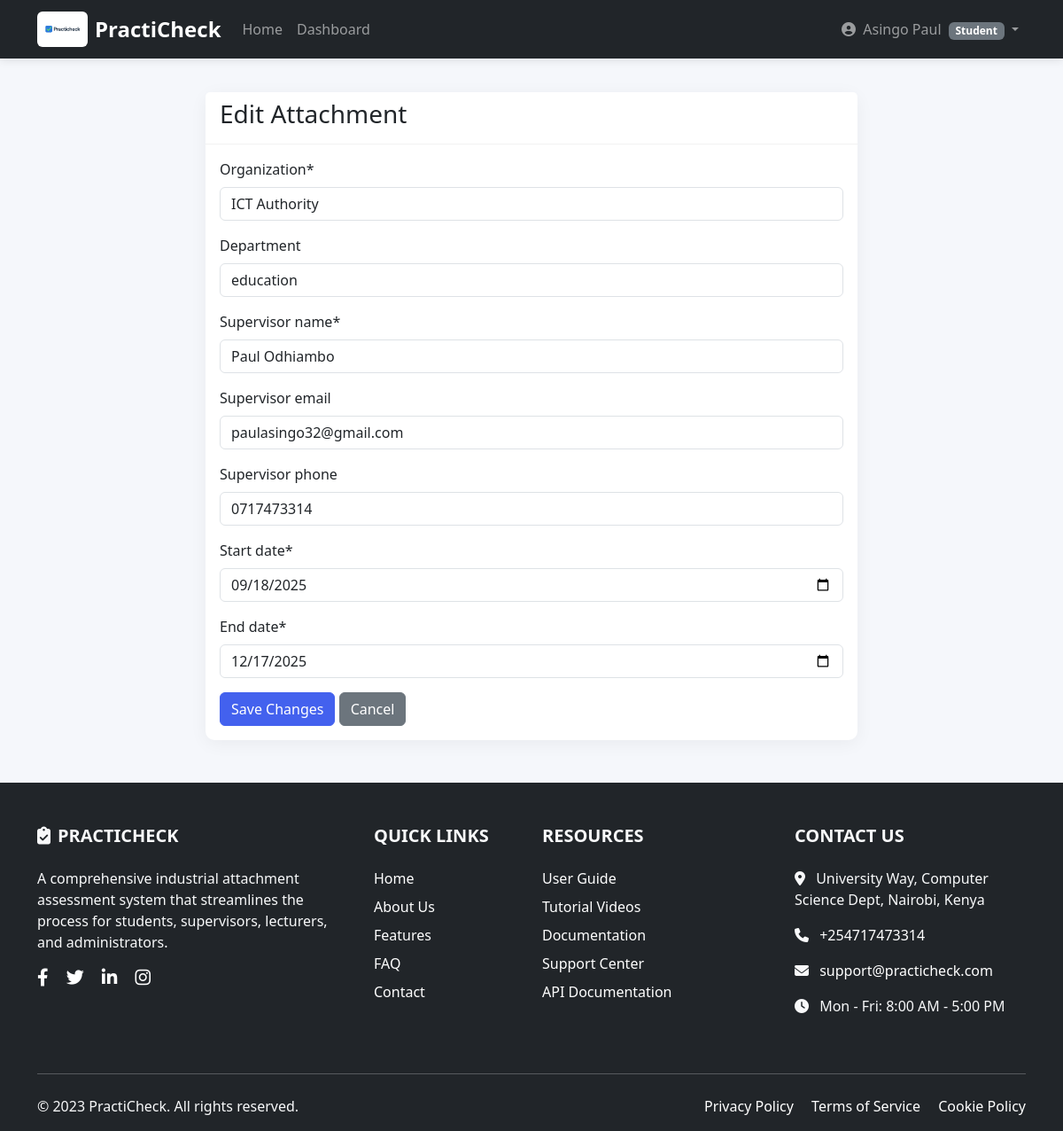
Page /attachments/edit/1/ (signed in) on the committed database.
### accounts/models.py (models this page shows, shortened)
class CustomUser(AbstractUser):
    username = None  # Remove default username
    USER_TYPE_CHOICES = (
        (1, "Student"),
        (2, "Supervisor"),
        (3, "Lecturer"),
        (4, "Admin"),
    )
    user_type = models.PositiveSmallIntegerField(choices=USER_TYPE_CHOICES, default=1)
    email = models.EmailField(unique=True, null=True, blank=True)
    USERNAME_FIELD = 'email'
    REQUIRED_FIELDS = []

### attachments/models.py (models this page shows, shortened)
class Attachment(models.Model):
    student = models.ForeignKey(User, on_delete=models.CASCADE, related_name='attachments')
    industry = models.ForeignKey(Industry, on_delete=models.SET_NULL, null=True, blank=True)
    organization = models.CharField(max_length=200)
    department = models.CharField(max_length=100, blank=True)
    supervisor_name = models.CharField(max_length=100)
    supervisor_email = models.EmailField(blank=True)  # Make it optional temporarily
    supervisor_phone = models.CharField(max_length=15, blank=True)
    start_date = models.DateField()
    end_date = models.DateField()
    report = models.FileField(upload_to="reports/", blank=True, null=True)
    status = models.CharField(max_length=20, choices=(
        ('pending', 'Pending Approval'),
        ('approved', 'Approved'),
        ('ongoing', 'Ongoing'),
        ('completed', 'Completed'),
        ('cancelled', 'Cancelled'),
    ), default='pending')
    created_at = models.DateTimeField(auto_now_add=True)
    updated_at = models.DateTimeField(auto_now=True)
    class Meta:
        constraints = [
            models.UniqueConstraint(fields=['student'], name='unique_student_attachment')
        ]

### attachments/views.py (the view)
# urls.py: path('edit/<int:attachment_id>/', views.edit_attachment, name='edit_attachment'),
@login_required
def edit_attachment(request, attachment_id):
    attachment = get_object_or_404(Attachment, id=attachment_id, student=request.user)
    if attachment.status not in ['pending', 'approved']:
        messages.error(request, 'You can only edit pending or approved attachments.')
        return redirect('attachments:dashboard')
    if request.method == 'POST':
        form = AttachmentForm(request.POST, instance=attachment)
        if form.is_valid():
            form.save()
            messages.success(request, 'Attachment updated successfully!')
            return redirect('attachments:dashboard')
    else:
        form = AttachmentForm(instance=attachment)
    return render(request, 'attachments/edit_attachment.html', {'form': form, 'attachment': attachment})

### attachments/forms.py (shortened to what this page needs)
class AttachmentForm(forms.ModelForm):
    class Meta:
        model = Attachment
        fields = ['organization', 'department', 'supervisor_name', 'supervisor_email',
                 'supervisor_phone', 'start_date', 'end_date']
        widgets = {
            'start_date': forms.DateInput(attrs={'type': 'date', 'class': 'form-control'}),
            'end_date': forms.DateInput(attrs={'type': 'date', 'class': 'form-control'}),
            'organization': forms.TextInput(attrs={'class': 'form-control', 'placeholder': 'Company/Organization name'}),
            'department': forms.TextInput(attrs={'class': 'form-control', 'placeholder': 'Department/Section'}),
            'supervisor_name': forms.TextInput(attrs={'class': 'form-control', 'placeholder': 'Full name'}),
            'supervisor_email': forms.EmailInput(attrs={'class': 'form-control', 'placeholder': 'email@example.com'}),
            'supervisor_phone': forms.TextInput(attrs={'class': 'form-control', 'placeholder': 'Phone number'}),
        }

### accounts/context_processors.py (called while the page is built)
def user_type(request):
    return {
        'user_type': request.user.user_type if request.user.is_authenticated else None,
        'user_type_display': request.user.get_user_type_display() if request.user.is_authenticated else None,
    }

### attachments/templates/attachments/edit_attachment.html (shortened to what this page needs)
{% extends 'base.html' %}
{% load crispy_forms_tags %}
{% block content %}
<div class="container mt-4">
    <div class="row">
        <div class="col-md-8 offset-md-2">
            <div class="card">
                <div class="card-header">
                    <h3>Edit Attachment</h3>
                </div>
                <div class="card-body">
                    <form method="post" enctype="multipart/form-data">
                        {{ form|crispy }}
                        <div class="form-group mt-3">
                            <button type="submit" class="btn btn-primary">Save Changes</button>
                            <a href="{% url 'attachments:attachment_detail' attachment.id %}" class="btn btn-secondary">Cancel</a>
                        </div>
                    </form>
                </div>
            </div>
        </div>
    </div>
</div>
{% endblock %}

### templates/header.html (shortened to what this page needs)
{% load static %}
<header>
    <nav class="navbar navbar-expand-lg navbar-dark bg-dark fixed-top">
        <div class="container">
            <a class="navbar-brand d-flex align-items-center" href="{% url 'home' %}">
                <img src="{% static 'images/practicheck.png' %}"
                     alt="PractiCheck Logo"
                     style="height: 40px; width: auto;"
                     class="me-2">
                <span class="fw-bold text-white fs-4">PractiCheck</span>
            </a>
            <div class="collapse navbar-collapse" id="navbarNav">
                <ul class="navbar-nav me-auto">
                    <li class="nav-item">
                        <a class="nav-link" href="{% url 'home' %}">Home</a>
                    </li>
                    {% if user.is_authenticated %}
                    <li class="nav-item">
                        {% if user.user_type == 1 %}
                            <a class="nav-link" href="{% url 'attachments:dashboard' %}">Dashboard</a>
                        {% elif user.user_type == 2 %}
                            <a class="nav-link" href="{% url 'evaluations:supervisor_dashboard' %}">Dashboard</a>
                        {% elif user.user_type == 3 %}
                            <a class="nav-link" href="{% url 'evaluations:lecturer_dashboard' %}">Dashboard</a>
                        {% endif %}
                    </li>
                    {% endif %}
                </ul>
                <ul class="navbar-nav">
                    {% if user.is_authenticated %}
                    <li class="nav-item dropdown">
                        <a class="nav-link dropdown-toggle" href="#" role="button" data-bs-toggle="dropdown">
                            <i class="fas fa-user-circle me-1"></i>
                            {{ user.get_full_name|default:"No Name" }}
                            <small class="badge bg-secondary ms-1">
                                {{ user.get_user_type_display }}
                            </small>
                        </a>
                    </li>
                    {% endif %}
                </ul>
            </div>
        </div>
    </nav>
</header>

### static/css/style.css (style rules this page uses)
:root { --primary: #4361ee; --secondary: #3f37c9; --success: #4cc9f0; --info: #4895ef; --warning: #f72585; --danger: #e63946; --light: #f8f9fa; --dark: #212529; --gray: #6c757d; }
body { font-family: 'Segoe UI', Tahoma, Geneva, Verdana, sans-serif; background-color: #f5f7fb; color: #333; }
.navbar { box-shadow: 0 2px 10px rgba(0, 0, 0, 0.1); }
.card { border: none; border-radius: 10px; box-shadow: 0 4px 20px rgba(0, 0, 0, 0.05); transition: transform 0.3s, box-shadow 0.3s; }
.card-header { background: white; border-bottom: 1px solid rgba(0, 0, 0, 0.05); font-weight: 600; }
.btn-primary { background-color: var(--primary); border-color: var(--primary); }

### templates/header.html (style rules this page uses)
.navbar-brand img { background: #ffffff; padding: 3px; border-radius: 6px; }
body { padding-top: 80px; }

### rows in the picture
CustomUser: get_full_name "Asingo Paul", user_type "Student"
Attachment: organization "ICT Authority", department "education", supervisor_name "Paul Odhiambo", supervisor_email "paulasingo32@gmail.com", supervisor_phone "0717473314", start_date "09/18/2025", end_date "12/17/2025"
